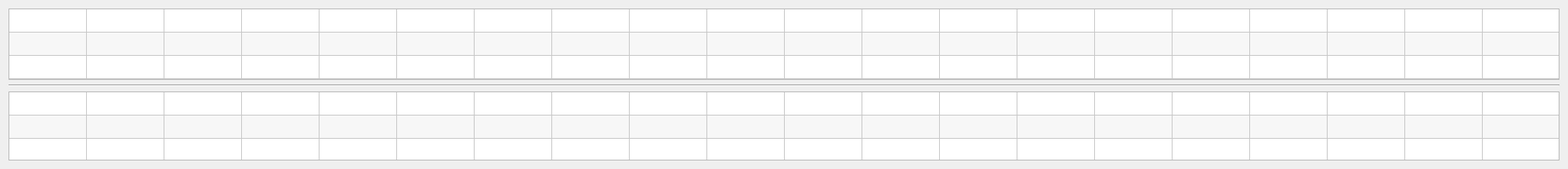
<?xml version="1.0" encoding="UTF-8"?>
<ui version="4.0">
 <class>Form</class>
 <widget class="QWidget" name="Form">
  <property name="sizePolicy">
   <sizepolicy hsizetype="Minimum" vsizetype="Minimum">
    <horstretch>0</horstretch>
    <verstretch>0</verstretch>
   </sizepolicy>
  </property>
  <property name="maximumSize">
   <size>
    <width>2024</width>
    <height>218</height>
   </size>
  </property>
  <property name="windowTitle">
   <string>Form</string>
  </property>
  <layout class="QGridLayout">
   <item row="1" column="0">
    <widget class="QTableWidget" name="premium">
     <property name="sizePolicy">
      <sizepolicy hsizetype="Minimum" vsizetype="Minimum">
       <horstretch>0</horstretch>
       <verstretch>0</verstretch>
      </sizepolicy>
     </property>
     <property name="minimumSize">
      <size>
       <width>0</width>
       <height>0</height>
      </size>
     </property>
     <property name="maximumSize">
      <size>
       <width>2000</width>
       <height>3000</height>
      </size>
     </property>
     <property name="verticalScrollBarPolicy">
      <enum>Qt::ScrollBarAlwaysOff</enum>
     </property>
     <property name="horizontalScrollBarPolicy">
      <enum>Qt::ScrollBarAlwaysOff</enum>
     </property>
     <property name="sizeAdjustPolicy">
      <enum>QAbstractScrollArea::AdjustToContents</enum>
     </property>
     <property name="alternatingRowColors">
      <bool>true</bool>
     </property>
     <property name="rowCount">
      <number>3</number>
     </property>
     <property name="columnCount">
      <number>30</number>
     </property>
     <attribute name="horizontalHeaderVisible">
      <bool>false</bool>
     </attribute>
     <attribute name="horizontalHeaderDefaultSectionSize">
      <number>100</number>
     </attribute>
     <attribute name="horizontalHeaderStretchLastSection">
      <bool>true</bool>
     </attribute>
     <attribute name="verticalHeaderVisible">
      <bool>false</bool>
     </attribute>
     <row/>
     <row/>
     <row/>
     <column/>
     <column/>
     <column/>
     <column/>
     <column/>
     <column/>
     <column/>
     <column/>
     <column/>
     <column/>
     <column/>
     <column/>
     <column/>
     <column/>
     <column/>
     <column/>
     <column/>
     <column/>
     <column/>
     <column/>
     <column/>
     <column/>
     <column/>
     <column/>
     <column/>
     <column/>
     <column/>
     <column/>
     <column/>
     <column/>
    </widget>
   </item>
   <item row="3" column="0">
    <widget class="QTableWidget" name="back_premium">
     <property name="enabled">
      <bool>true</bool>
     </property>
     <property name="sizePolicy">
      <sizepolicy hsizetype="Minimum" vsizetype="Minimum">
       <horstretch>0</horstretch>
       <verstretch>0</verstretch>
      </sizepolicy>
     </property>
     <property name="minimumSize">
      <size>
       <width>10</width>
       <height>10</height>
      </size>
     </property>
     <property name="maximumSize">
      <size>
       <width>2000</width>
       <height>3000</height>
      </size>
     </property>
     <property name="baseSize">
      <size>
       <width>10</width>
       <height>10</height>
      </size>
     </property>
     <property name="verticalScrollBarPolicy">
      <enum>Qt::ScrollBarAlwaysOff</enum>
     </property>
     <property name="horizontalScrollBarPolicy">
      <enum>Qt::ScrollBarAlwaysOff</enum>
     </property>
     <property name="sizeAdjustPolicy">
      <enum>QAbstractScrollArea::AdjustToContents</enum>
     </property>
     <property name="alternatingRowColors">
      <bool>true</bool>
     </property>
     <property name="rowCount">
      <number>3</number>
     </property>
     <property name="columnCount">
      <number>30</number>
     </property>
     <attribute name="horizontalHeaderVisible">
      <bool>false</bool>
     </attribute>
     <attribute name="horizontalHeaderStretchLastSection">
      <bool>true</bool>
     </attribute>
     <attribute name="verticalHeaderVisible">
      <bool>false</bool>
     </attribute>
     <row/>
     <row/>
     <row/>
     <column/>
     <column/>
     <column/>
     <column/>
     <column/>
     <column/>
     <column/>
     <column/>
     <column/>
     <column/>
     <column/>
     <column/>
     <column/>
     <column/>
     <column/>
     <column/>
     <column/>
     <column/>
     <column/>
     <column/>
     <column/>
     <column/>
     <column/>
     <column/>
     <column/>
     <column/>
     <column/>
     <column/>
     <column/>
     <column/>
    </widget>
   </item>
   <item row="2" column="0">
    <widget class="Line" name="line">
     <property name="orientation">
      <enum>Qt::Horizontal</enum>
     </property>
    </widget>
   </item>
  </layout>
 </widget>
 <resources/>
 <connections/>
</ui>
